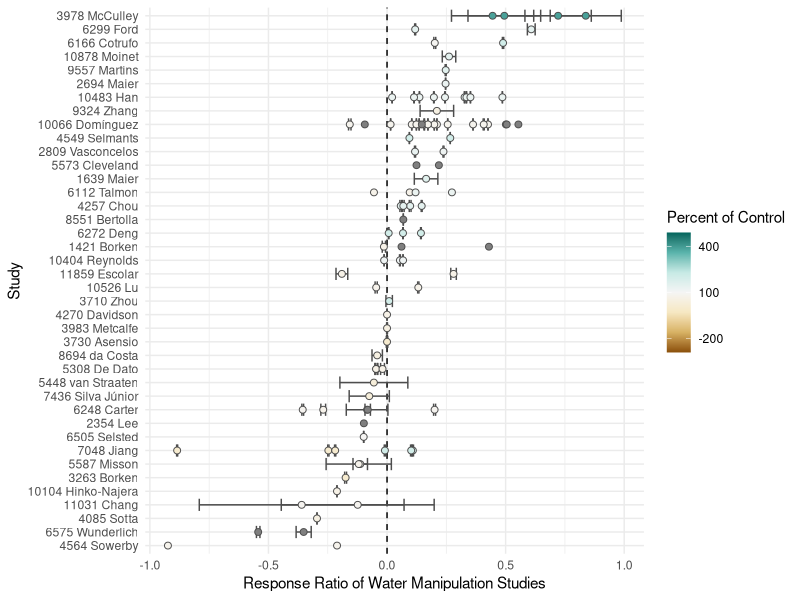
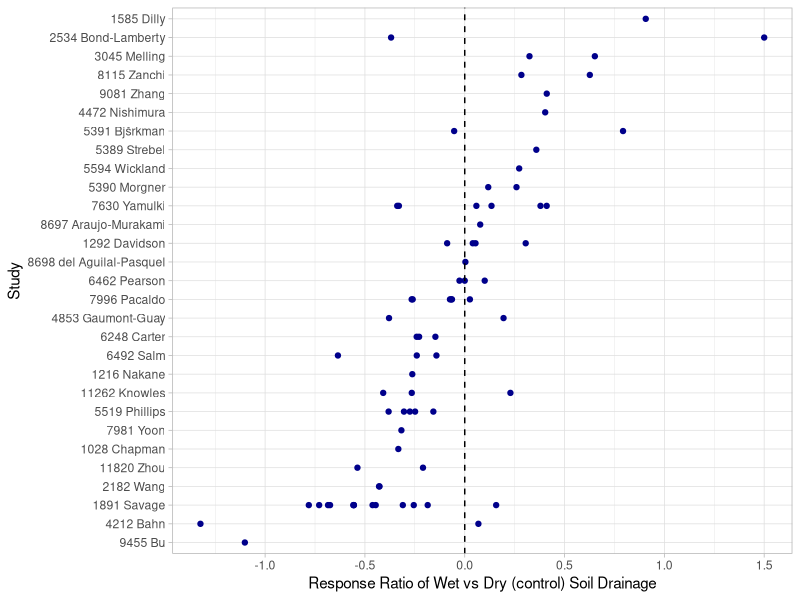

Generate these figures, in order, with R:
## ---- chunk 1
# Load packages
library(readr)
library(dplyr)
library(tidyr)
library(ggplot2)
library(kableExtra)
library(forcats)

# Read in SRDB and filter out bad values using the Quality_flag column
srdb_raw <- read_csv("./rs/srdb-data.csv")
srdb_raw %>% 
  select(Study_number, Record_number, Author, Study_midyear, Latitude, Ecosystem_type, 
         Manipulation, Manipulation_level, Meas_method, Soil_type,
         Rs_annual, Soil_drainage, Elevation, Quality_flag)  %>% 
  filter(!grepl("Q1[0-5]", Quality_flag))-> srdb

## ---- chunk 2

# Filter for studies with water manipulations
grep_string <- "^(Irrigat[a-z]*|Drought|Precipitation amount change)$"
srdb %>% 
  # Studies with manipulations that start with "Irrigat" or "Drought" or are "Precipitation amount change"
  filter(grepl(grep_string, Manipulation, ignore.case = TRUE)) %>% 
  distinct(Study_number) %>% 
  left_join(srdb, by = "Study_number") %>%
  # Filter for rows with control and irrigation rows
  group_by(Study_number) %>% 
  filter(Manipulation == "None" |
           grepl(grep_string, Manipulation, ignore.case = TRUE))  -> water_manipulations

# Summarise and count the number of studies
water_manipulations %>% 
  group_by(Ecosystem_type) %>% 
  summarise(n_studies = length(unique(Study_number)), .groups = "drop") %>% 
  mutate(M_Type = "Water manipulation") %>% 
  arrange(desc(n_studies)) %>% 
  rename(Ecosystem_Type = Ecosystem_type) %>% 
  select(M_Type, Ecosystem_Type, n_studies) -> wm_summary

# Make table display
kable(wm_summary) %>% kable_styling(full_width = FALSE)

# Summary table
water_manipulations %>% 
  filter(Ecosystem_type %in% c("Forest", "Grassland", "Agriculture")) %>%
  group_by(Ecosystem_type, Manipulation, Manipulation_level) %>% 
  summarise(n_obs = n(), .groups = "drop")

# Read in extra (non-SRDB) data on N, treatment level, Rs s.d., and merge in
# This is the google sheet, directly downloaded
read_csv("rs/Variance and N - Water manipulations.csv", skip = 2,
         col_types = "ddcdcccdcccdddddddddddc") %>% 
  select(Record_number, N, SD_Rs_annual, Percent_control) %>% 
  right_join(water_manipulations, by = "Record_number") ->
  water_manipulations

# Isolate control row (manipulation of "None") and use that to compute response ratio
water_manipulations %>% 
  filter(Manipulation == "None") %>% 
  # Some studies have more than one site; latitude is a proxy for site here
  group_by(Study_number, Ecosystem_type, Study_midyear, Latitude, Meas_method, Soil_type) %>% 
  summarise(Rs_none = mean(Rs_annual, na.rm = TRUE),
            Rs_SD_none = mean(SD_Rs_annual, na.rm = TRUE),
            N_none = mean(N, na.rm = TRUE), .groups = "drop") %>% 
  filter(!is.na(Rs_none)) %>% 
  left_join(water_manipulations, by = c("Study_number", "Ecosystem_type",
                                        "Study_midyear", "Latitude", "Meas_method", "Soil_type")) %>% 
  mutate(rr = log(Rs_annual / Rs_none), 
         rr_var = SD_Rs_annual ^ 2 / (N * Rs_annual ^ 2) + 
           Rs_SD_none ^ 2 / (N_none * Rs_none ^ 2),  # Eq. 1 in Hedges (1999)
         Study = paste(Study_number, Author)) %>% 
  filter(Manipulation != "None", !is.na(rr)) ->
  wm_response_ratios

limit <- max(abs(wm_response_ratios$Percent_control), na.rm = TRUE) * c(-1, 1) + 100 

ggplot(wm_response_ratios, aes(x = rr, y = fct_reorder(Study, rr), fill = Percent_control)) + 
  geom_vline(xintercept = 0, linetype = "dashed") + 
  geom_errorbarh(aes(xmin = rr - rr_var, xmax = rr + rr_var), color = "grey30", na.rm = TRUE) +
  geom_point(shape = 21, size = 2, colour = "grey30") +
  labs(x = "Response Ratio of Water Manipulation Studies", y = "Study", fill = "Percent of Control") +
  theme_minimal() +
  scale_fill_distiller(palette = "BrBG", direction = 1, limit = limit, 
                       breaks = c(-200, 100, 400), labels = c(-200,100,400))
  
## ---- chunk 3

drainage <- c("Dry", "Wet")
# Need studies that have BOTH dry and wet drainage 

srdb %>%   
  group_by(Study_number) %>% 
  filter(grepl(paste(drainage, collapse = "|"), x = Soil_drainage)) %>% 
  # Count the number of unique soil drainage types per study 
  summarise(n_drain = length(unique(Soil_drainage)), .groups = "drop") %>% 
  # We only want studies with 2 or more soil drainage types
  filter(n_drain > 1) %>% 
  left_join(srdb, by = "Study_number") -> drainage_type

drainage_type %>% 
  group_by(Ecosystem_type) %>% 
  summarise(n_studies = length(unique(Study_number)), .groups = "drop") %>% 
  mutate(M_Type = "Soil drainage") %>% 
  arrange(desc(n_studies)) %>% 
  rename(Ecosystem_Type = Ecosystem_type) %>% 
  select(M_Type, Ecosystem_Type, n_studies) -> drain_summary

kable(drain_summary) %>% kable_styling(full_width = FALSE)

drainage_type %>% 
  filter(Ecosystem_type %in% c("Forest", "Grassland", "Agriculture")) %>% 
  group_by(Ecosystem_type, Soil_drainage) %>% 
  summarise(n_obs = n(), .groups = "drop")

# Isolate soil "wet" row and use that as 'treatment' to compute response ratio
drainage_type %>% 
  filter(Manipulation == "None", Soil_drainage == "Wet") %>% 
  group_by(Study_number, Ecosystem_type, Study_midyear) %>% 
  summarise(Rs_wet = mean(Rs_annual, na.rm = TRUE), .groups = "drop") %>% 
  filter(!is.na(Rs_wet)) %>% 
  left_join(drainage_type, by = c("Study_number", "Ecosystem_type", "Study_midyear")) %>% 
  filter(Soil_drainage == "Dry") %>% 
  mutate(rr = log(Rs_wet / Rs_annual), 
         Study = paste(Study_number, Author)) -> drainage_resp

  ggplot(drainage_resp, aes(x = rr, y = fct_reorder(Study, rr))) + 
    geom_point(colour = "darkblue") + 
    geom_vline(xintercept = 0, linetype = "dashed") + 
    labs(x = "Response Ratio of Wet vs Dry (control) Soil Drainage", y = "Study") +
    theme_light()

## ---- chunk 4

# We only want to see the number of studies for certain ecosystems 

bind_rows(wm_summary, drain_summary) %>% 
  filter(Ecosystem_Type == "Forest") %>% kable() %>% kable_styling(full_width = FALSE)

water_manipulations %>% 
  bind_rows(drainage_type) %>%
  ungroup %>% 
  filter(Ecosystem_type %in% c("Forest", "Grassland", "Agriculture")) %>% 
  group_by(Ecosystem_type, Manipulation) %>% 
  summarise(n_Rs_annual = length(!is.na(Rs_annual)), .groups = "drop") %>% 
  arrange(desc(n_Rs_annual)) %>% 
  kable() %>% kable_styling(full_width = FALSE)
